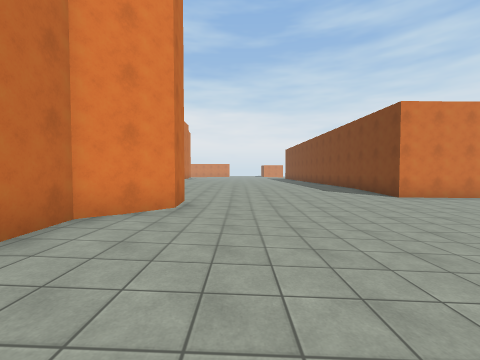
[1] (above)

16 first-person views from a walk through a Unity game level. The camera is 1.5 m above the floor, tilts 2° down and sees 90° across. The floor is counted in squares, 1.89 m on a side. Each view is taken from the middle of a square. On the plan, view 1 faces up. The plan holds only what a view shows up to about 9 squares ahead; the rest is blank. The place goes on beyond the plan. The player character is not drawn. Surface patterns are stand-ins for the level's own textures.

[2]
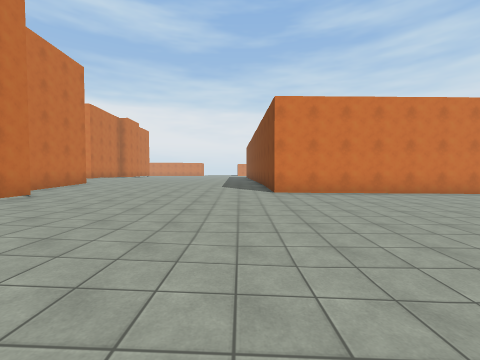

[3]
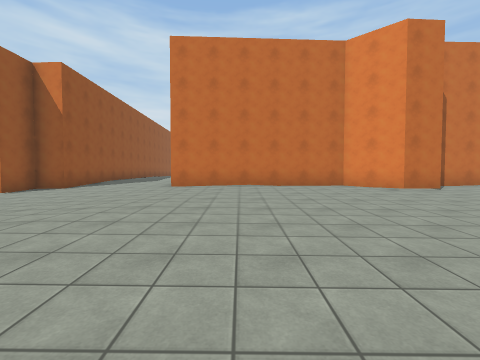

[4]
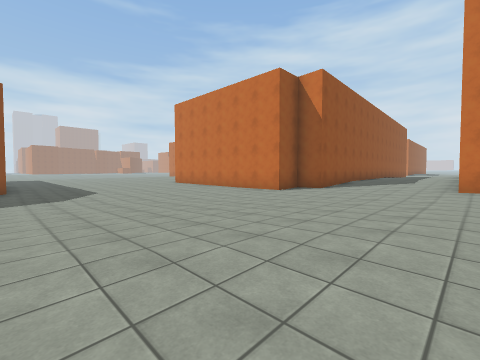

[5]
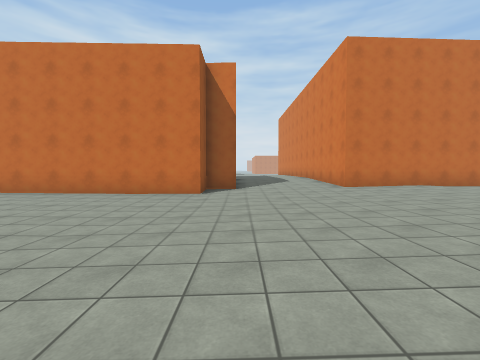

[6]
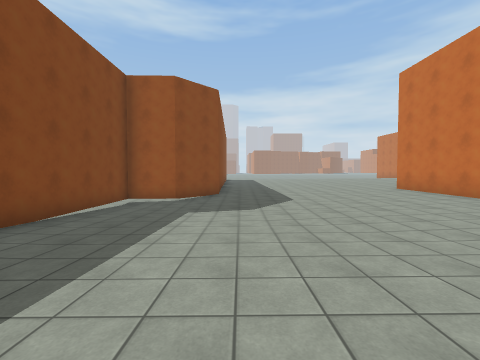

[7]
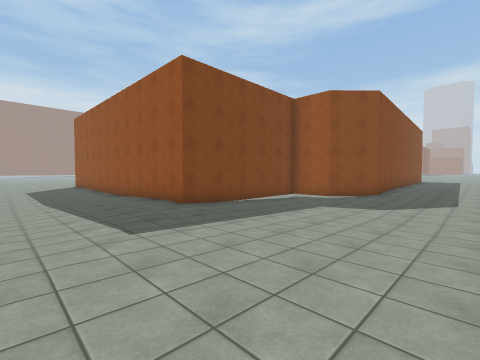

[8]
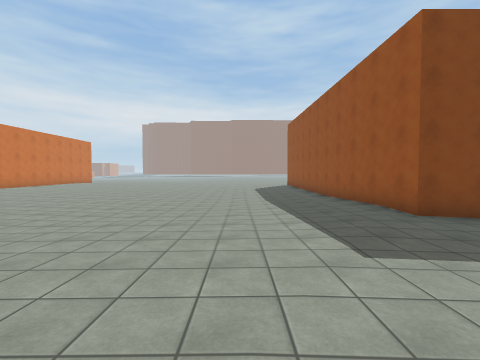

[9]
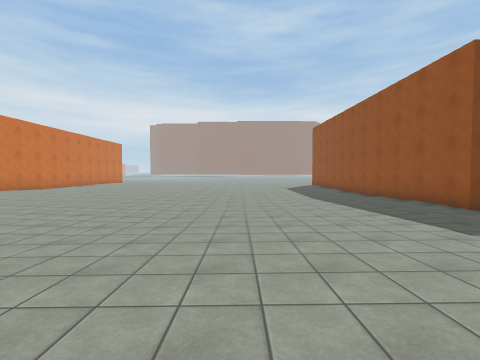

[10]
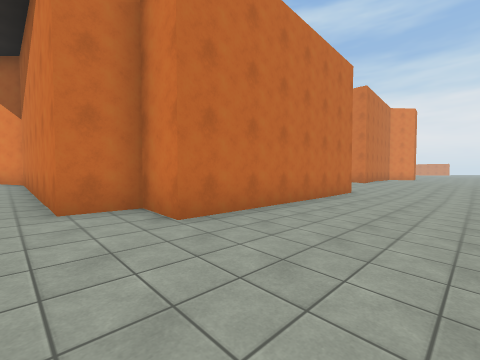

[11]
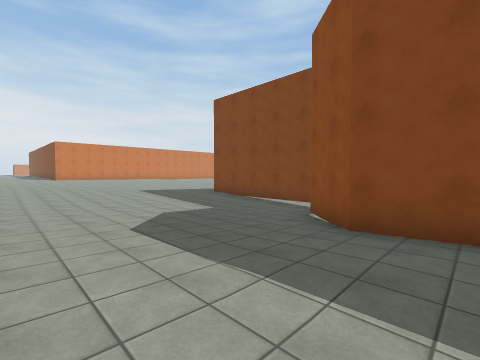

[12]
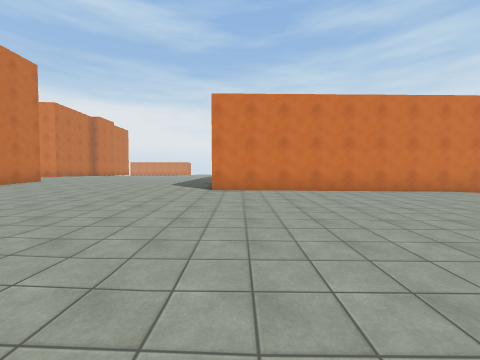

[13]
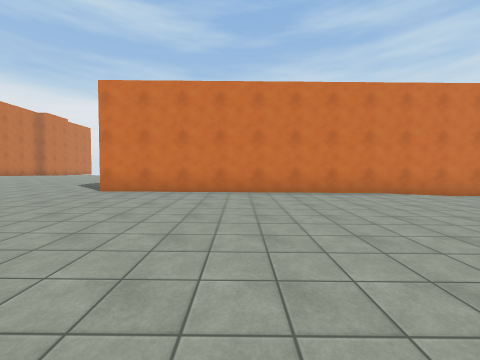

[14]
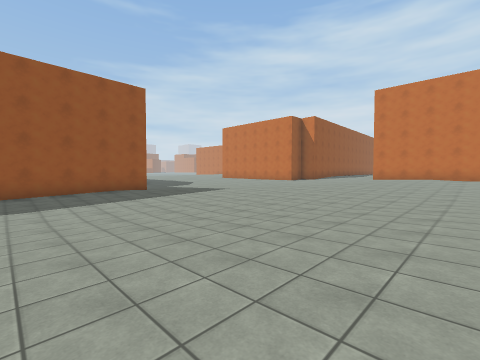

[15]
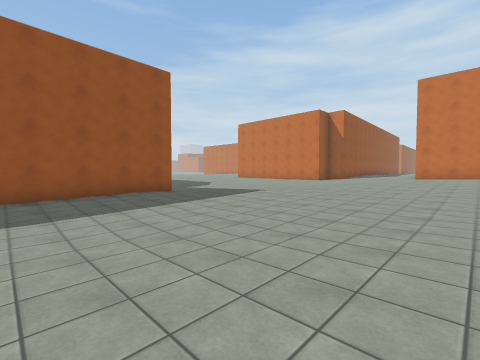

[16]
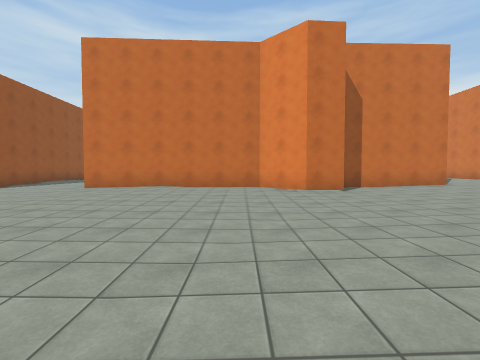

### Floor plan
Key: @ floor where view 1 was taken; # wall or solid block; . main floor; : floor 0.25 m higher than the main floor; - floor 0.25 m lower than the main floor; + floor 0.5 m higher than the main floor; _ floor 0.5 m lower than the main floor; * floor 0.75 m higher than the main floor.
Columns run from 9 left of view 1 to 13 right of it. Each row starts with its distance up from view 1.
  9       #+::::::#
  8       #:::::::#########
  7       #::::::::........
  6       ##::::...........
  5        #::.............
  4       ##::.........----
  3       #:::......-------
  2       #::::...---------
  1       #::::...---------
  0       #::@:...------___
 -1       #::::....---_____
 -2       #:::::...---_____
 -3     ++:::......----____
 -4     ++:::.......---____
 -5      +::........----___
 -6       #:.....---------_
 -7       ##..-------------
 -8        ##..-------#####
 -9         #..-------#
-10         #..---____#
-11         #..----___#
-12         #...---___#
-13         #...---__##
-14        ##...----##
-15 ########:....--##
-16 #*++++::::...--#

Positions as (right, up) in squares from view 1, and headings:
1: (0, 0), facing up
2: (4, 0), facing up
3: (6, 0), facing left
4: (6, -2), facing down-left
5: (6, -6), facing left
6: (5, -5), facing down
7: (3, -4), facing down-right
8: (4, -4), facing right
9: (3, -2), facing right
10: (2, -16), facing up-left
11: (2, -16), facing up-right
12: (6, 0), facing up
13: (9, 1), facing up
14: (13, 2), facing down-left
15: (13, 0), facing down-left
16: (6, 3), facing left
